Frame 1 (no input): blank canvas, image omitted
Frame 60 (no input): blank canvas, image omitted
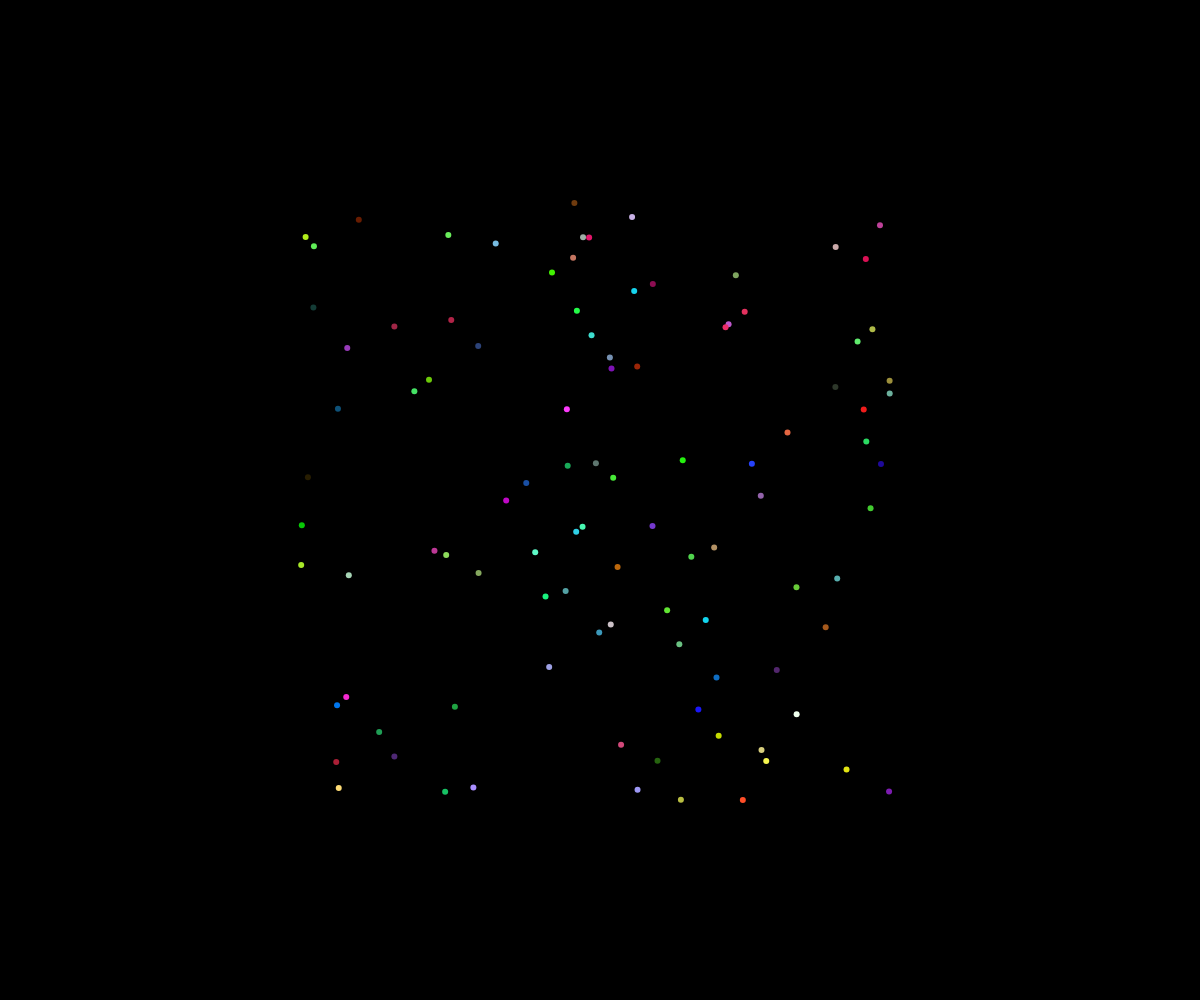
Frame 120 (the mouse pressed at the canvas centre since frame 60)

The p5.js sketch whose frames 1 and 60 were blank and that drew this single picture after the mouse press (run headless with seeded random() and noise() and a simulated clock; from frame 60 on, the mouse is pressed at the canvas centre):

// p5.js sketch
// ── sketch.js
// Fireworks OOP Demo

class Particle {
  constructor(x, y) {
    this.x = x;
    this.y = y;
    this.dx = random(-5, 5);
    this.dy = random(-5, 5);
    this.radius = 3;
    this.r = random(255);
    this.g = random(255);
    this.b = random(255);
    this.opacity = 255;
  }

  display() {
    noStroke();
    fill(this.r, this.g, this.b, this.opacity);
    circle(this.x, this.y, this.radius*2);
  }

  update() {
    this.x += this.dx;
    this.y += this.dy;
  }
}

let theFireworks = [];
const NUMBER_OF_FIREWORKS_PER_CLICK = 100;

function setup() {
  createCanvas(windowWidth, windowHeight);
}

function draw() {
  background(0);
  for (let aFirework of theFireworks) {
    aFirework.update();
    aFirework.display();
  }
}

function mousePressed() {
  for (let i = 0; i < NUMBER_OF_FIREWORKS_PER_CLICK; i++) {
    let aFirework = new Particle(mouseX, mouseY);
    theFireworks.push(aFirework);
  }
}
